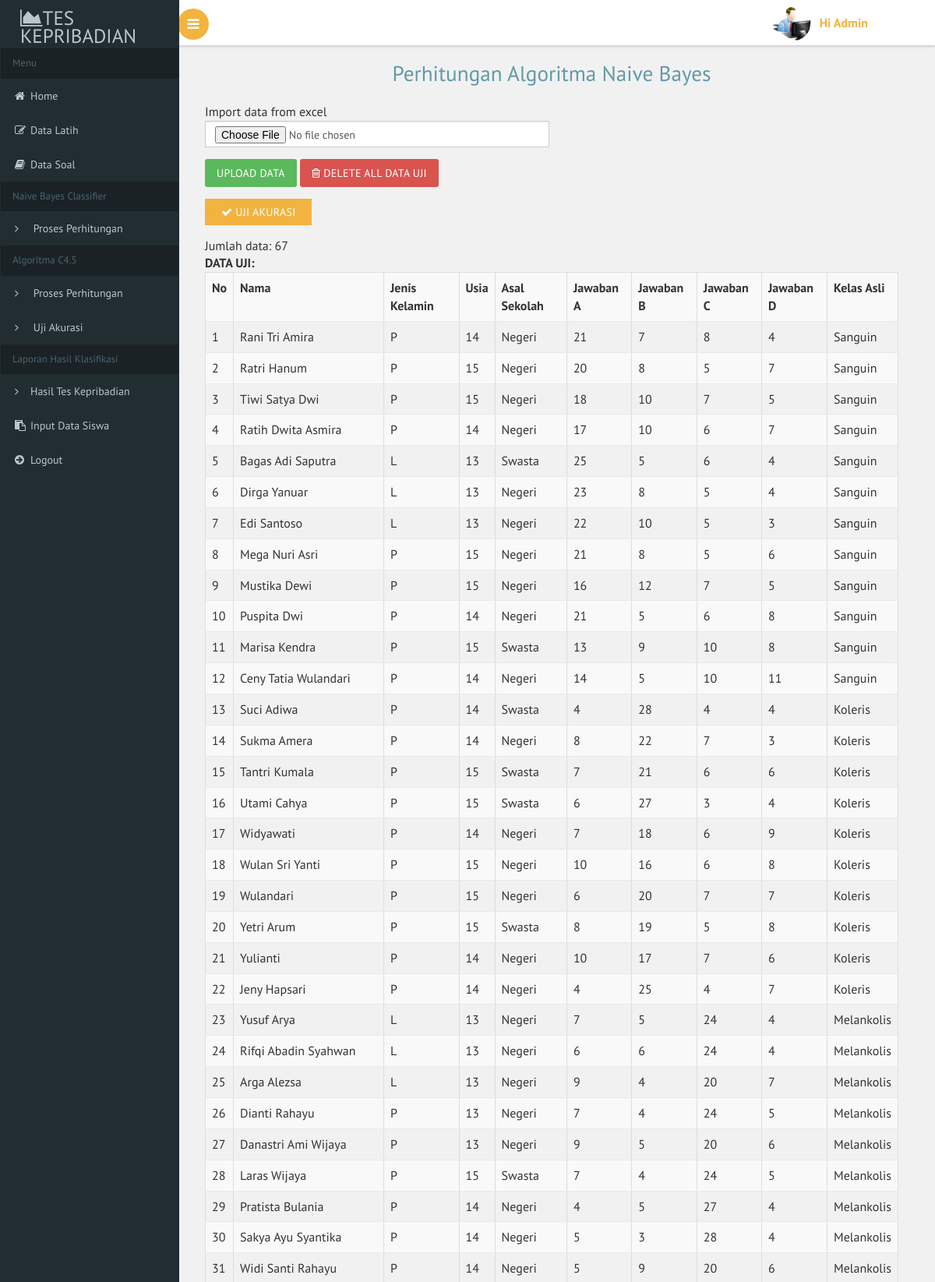
/index.php?menu=uji_akurasi (signed in, upper part), run on the app's committed database.
### tables this page shows
CREATE TABLE `data_uji` (
  `id` int(11) NOT NULL,
  `nama` varchar(200) DEFAULT NULL,
  `jenis_kelamin` enum('L','P') DEFAULT NULL,
  `usia` int(11) DEFAULT NULL,
  `sekolah` varchar(100) DEFAULT NULL,
  `jawaban_a` int(11) DEFAULT NULL,
  `jawaban_b` int(11) DEFAULT NULL,
  `jawaban_c` int(11) DEFAULT NULL,
  `jawaban_d` int(11) DEFAULT NULL,
  `kelas_asli` varchar(100) DEFAULT NULL,
  `kelas_hasil` varchar(100) DEFAULT NULL,
  `nilai_sanguin` double DEFAULT NULL,
  `nilai_koleris` double DEFAULT NULL,
  `nilai_melankolis` double DEFAULT NULL,
  `nilai_plegmatis` double DEFAULT NULL,
  `id_rule` int(11) NOT NULL DEFAULT 0
);

### database.php (called while the page is built, shortened)
<?php
class database {
    private $servername;
    private $user_db;
    private $password_db;
    private $database;
    private $koneksi;
    function database() {
        return $this->connect_db();
    }
    function load_conf_db() {
        $path = dirname(__FILE__) . './koneksi.php';
    }
    public function connect_db() {
        $this->koneksi = mysqli_connect($this->servername, $this->user_db, $this->password_db, $this->database);
        return $this->koneksi;
    }
    function db_query($sql) {
        $conn = $this->koneksi;
        return mysqli_query($conn, $sql);
    }
    function db_fetch_array($result) {
        return mysqli_fetch_array($result);
    }
    function db_num_rows($result) {
        return mysqli_num_rows($result);
    }
}
?>

### uji_akurasi.php (the view, shortened to what this page needs)
<?php
include_once "database.php";
 ?>
<!DOCTYPE HTML>
<html>
    <head>
        <link href="css/bootstrap.css" rel='stylesheet' type='text/css' />
        <link href="css/style.css" rel='stylesheet' type='text/css' />
        <link href="css/font-awesome.css" rel="stylesheet">
        <link href='css/SidebarNav.min.css' media='all' rel='stylesheet' type='text/css'/>
        <link href="css/custom.css" rel="stylesheet">
    </head>
    <body class="cbp-spmenu-push">
        <div class="main-content">
            <div id="page-wrapper">
                <div class="main-page">
                    <div class="forms">
                        <h2 class="title1" style="text-align:center;">Perhitungan Algoritma Naive Bayes</h2>
                            <div class="content-wrapper">
                                <?php
                                $db_object = new database();
                                        ?>
                                    <?php
                                $sql = "SELECT * FROM data_uji";
                                $query = $db_object->db_query($sql);
                                $jumlah = $db_object->db_num_rows($query);
                                ?>
                                <div class="row">
                                    <div class="col-md-12">
                                        <form method="post" enctype="multipart/form-data" action="">
                                            <div class="form-group">
                                                <div class="input-group">
                                                    <label>Import data from excel</label>
                                                    <input name="file_data_uji" type="file" class="form-control">
                                                </div>
                                            </div>
                                            <div class="form-group">
                                                <input name="submit" type="submit" value="Upload Data" class="btn btn-success">
                                                <button name="delete" type="submit"  class="btn btn-danger" onclick="">
                                                    <i class="fa fa-trash-o"></i> Delete All Data Uji
                                                </button>
                                            </div>
                                            <div class="form-group">
                                                <button name="uji_akurasi" type="submit"  class="btn btn-default" onclick="">
                                                    <i class="fa fa-check"></i> Uji Akurasi
                                                </button>
                                            </div>
                                        </form>
                                        <?php
                                        echo "Jumlah data: " . $jumlah . "<br>";
                                        if ($jumlah == 0) {
                                            echo "Data kosong...";
                                        }
                                        else {
                                            ?>
                                            <strong>DATA UJI:</strong>
                                            <table class='table table-bordered table-striped  table-hover'>
                                                <tr>
                                                    <th>No</th>
                                                    <th>Nama</th>
                                                    <th>Jenis Kelamin</th>
                                                    <th>Usia</th>
                                                    <th>Asal Sekolah</th>
                                                    <th>Jawaban A</th>
                                                    <th>Jawaban B</th>
                                                    <th>Jawaban C</th>
                                                    <th>Jawaban D</th>
                                                    <th>Kelas Asli</th>
                                                </tr>
                                                <?php
                                                $no = 1;
                                                while ($row = $db_object->db_fetch_array($query)) {
                                                    echo "<tr>";
                                                    echo "<td>" . $no . "</td>";
                                                    echo "<td>" . $row['nama'] . "</td>";
                                                    echo "<td>" . $row['jenis_kelamin'] . "</td>";
                                                    echo "<td>" . $row['usia'] . "</td>";
                                                    echo "<td>" . $row['sekolah'] . "</td>";
                                                    echo "<td>" . $row['jawaban_a'] . "</td>";
                                                    echo "<td>" . $row['jawaban_b'] . "</td>";
                                                    echo "<td>" . $row['jawaban_c'] . "</td>";
                                                    echo "<td>" . $row['jawaban_d'] . "</td>";
                                                    echo "<td>" . $row['kelas_asli'] . "</td>";
                                                    echo "</tr>";
                                                    $no++;
                                                }
                                                ?>
                                            </table>
                                            <?php
                                        }
                                            ?>
                                    </div>
                                </div>
                            </div>
                    </div>
                </div>
            </div>
        </div>
    </body>
</html>

### css/custom.css (style rules this page uses)
#page-wrapper { padding: 5em 2em 2.5em; background-color: #F1F1F1; }

### data on the page
data_uji: nama "Rani Tri Amira", jenis_kelamin "P", usia "14", sekolah "Negeri", jawaban_a "21", jawaban_b "7", jawaban_c "8", jawaban_d "4", kelas_asli "Sanguin"
data_uji: nama "Ratri Hanum", jenis_kelamin "P", usia "15", sekolah "Negeri", jawaban_a "20", jawaban_b "8", jawaban_c "5", jawaban_d "7", kelas_asli "Sanguin"
data_uji: nama "Tiwi Satya Dwi", jenis_kelamin "P", usia "15", sekolah "Negeri", jawaban_a "18", jawaban_b "10", jawaban_c "7", jawaban_d "5", kelas_asli "Sanguin"
data_uji: nama "Ratih Dwita Asmira", jenis_kelamin "P", usia "14", sekolah "Negeri", jawaban_a "17", jawaban_b "10", jawaban_c "6", jawaban_d "7", kelas_asli "Sanguin"
data_uji: nama "Bagas Adi Saputra", jenis_kelamin "L", usia "13", sekolah "Swasta", jawaban_a "25", jawaban_b "5", jawaban_c "6", jawaban_d "4", kelas_asli "Sanguin"
data_uji: nama "Dirga Yanuar", jenis_kelamin "L", usia "13", sekolah "Negeri", jawaban_a "23", jawaban_b "8", jawaban_c "5", jawaban_d "4", kelas_asli "Sanguin"
data_uji: nama "Edi Santoso", jenis_kelamin "L", usia "13", sekolah "Negeri", jawaban_a "22", jawaban_b "10", jawaban_c "5", jawaban_d "3", kelas_asli "Sanguin"
data_uji: nama "Mega Nuri Asri", jenis_kelamin "P", usia "15", sekolah "Negeri", jawaban_a "21", jawaban_b "8", jawaban_c "5", jawaban_d "6", kelas_asli "Sanguin"
data_uji: nama "Mustika Dewi", jenis_kelamin "P", usia "15", sekolah "Negeri", jawaban_a "16", jawaban_b "12", jawaban_c "7", jawaban_d "5", kelas_asli "Sanguin"
data_uji: nama "Puspita Dwi", jenis_kelamin "P", usia "14", sekolah "Negeri", jawaban_a "21", jawaban_b "5", jawaban_c "6", jawaban_d "8", kelas_asli "Sanguin"
data_uji: nama "Marisa Kendra", jenis_kelamin "P", usia "15", sekolah "Swasta", jawaban_a "13", jawaban_b "9", jawaban_c "10", jawaban_d "8", kelas_asli "Sanguin"
data_uji: nama "Ceny Tatia Wulandari", jenis_kelamin "P", usia "14", sekolah "Negeri", jawaban_a "14", jawaban_b "5", jawaban_c "10", jawaban_d "11", kelas_asli "Sanguin"
data_uji: nama "Suci Adiwa", jenis_kelamin "P", usia "14", sekolah "Swasta", jawaban_a "4", jawaban_b "28", jawaban_c "4", jawaban_d "4", kelas_asli "Koleris"
data_uji: nama "Sukma Amera", jenis_kelamin "P", usia "14", sekolah "Negeri", jawaban_a "8", jawaban_b "22", jawaban_c "7", jawaban_d "3", kelas_asli "Koleris"
data_uji: nama "Tantri Kumala", jenis_kelamin "P", usia "15", sekolah "Swasta", jawaban_a "7", jawaban_b "21", jawaban_c "6", jawaban_d "6", kelas_asli "Koleris"
data_uji: nama "Utami Cahya", jenis_kelamin "P", usia "15", sekolah "Swasta", jawaban_a "6", jawaban_b "27", jawaban_c "3", jawaban_d "4", kelas_asli "Koleris"
data_uji: nama "Widyawati", jenis_kelamin "P", usia "14", sekolah "Negeri", jawaban_a "7", jawaban_b "18", jawaban_c "6", jawaban_d "9", kelas_asli "Koleris"
data_uji: nama "Wulan Sri Yanti", jenis_kelamin "P", usia "15", sekolah "Negeri", jawaban_a "10", jawaban_b "16", jawaban_c "6", jawaban_d "8", kelas_asli "Koleris"
data_uji: nama "Wulandari", jenis_kelamin "P", usia "15", sekolah "Negeri", jawaban_a "6", jawaban_b "20", jawaban_c "7", jawaban_d "7", kelas_asli "Koleris"
data_uji: nama "Yetri Arum", jenis_kelamin "P", usia "15", sekolah "Swasta", jawaban_a "8", jawaban_b "19", jawaban_c "5", jawaban_d "8", kelas_asli "Koleris"
data_uji: nama "Yulianti", jenis_kelamin "P", usia "14", sekolah "Negeri", jawaban_a "10", jawaban_b "17", jawaban_c "7", jawaban_d "6", kelas_asli "Koleris"
data_uji: nama "Jeny Hapsari", jenis_kelamin "P", usia "14", sekolah "Negeri", jawaban_a "4", jawaban_b "25", jawaban_c "4", jawaban_d "7", kelas_asli "Koleris"
data_uji: nama "Yusuf Arya", jenis_kelamin "L", usia "13", sekolah "Negeri", jawaban_a "7", jawaban_b "5", jawaban_c "24", jawaban_d "4", kelas_asli "Melankolis"
data_uji: nama "Rifqi Abadin Syahwan", jenis_kelamin "L", usia "13", sekolah "Negeri", jawaban_a "6", jawaban_b "6", jawaban_c "24", jawaban_d "4", kelas_asli "Melankolis"
data_uji: nama "Arga Alezsa", jenis_kelamin "L", usia "13", sekolah "Negeri", jawaban_a "9", jawaban_b "4", jawaban_c "20", jawaban_d "7", kelas_asli "Melankolis"
data_uji: nama "Dianti Rahayu", jenis_kelamin "P", usia "13", sekolah "Negeri", jawaban_a "7", jawaban_b "4", jawaban_c "24", jawaban_d "5", kelas_asli "Melankolis"
data_uji: nama "Danastri Ami Wijaya", jenis_kelamin "P", usia "13", sekolah "Negeri", jawaban_a "9", jawaban_b "5", jawaban_c "20", jawaban_d "6", kelas_asli "Melankolis"
data_uji: nama "Laras Wijaya", jenis_kelamin "P", usia "15", sekolah "Swasta", jawaban_a "7", jawaban_b "4", jawaban_c "24", jawaban_d "5", kelas_asli "Melankolis"
data_uji: nama "Pratista Bulania", jenis_kelamin "P", usia "14", sekolah "Negeri", jawaban_a "4", jawaban_b "5", jawaban_c "27", jawaban_d "4", kelas_asli "Melankolis"
data_uji: nama "Sakya Ayu Syantika", jenis_kelamin "P", usia "14", sekolah "Negeri", jawaban_a "5", jawaban_b "3", jawaban_c "28", jawaban_d "4", kelas_asli "Melankolis"
data_uji: nama "Widi Santi Rahayu", jenis_kelamin "P", usia "14", sekolah "Negeri", jawaban_a "5", jawaban_b "9", jawaban_c "20", jawaban_d "6", kelas_asli "Melankolis"

### other printed values
$_SESSION['kepribadian_nbc_c4.5_nama'] "Admin"
$jumlah "67"
